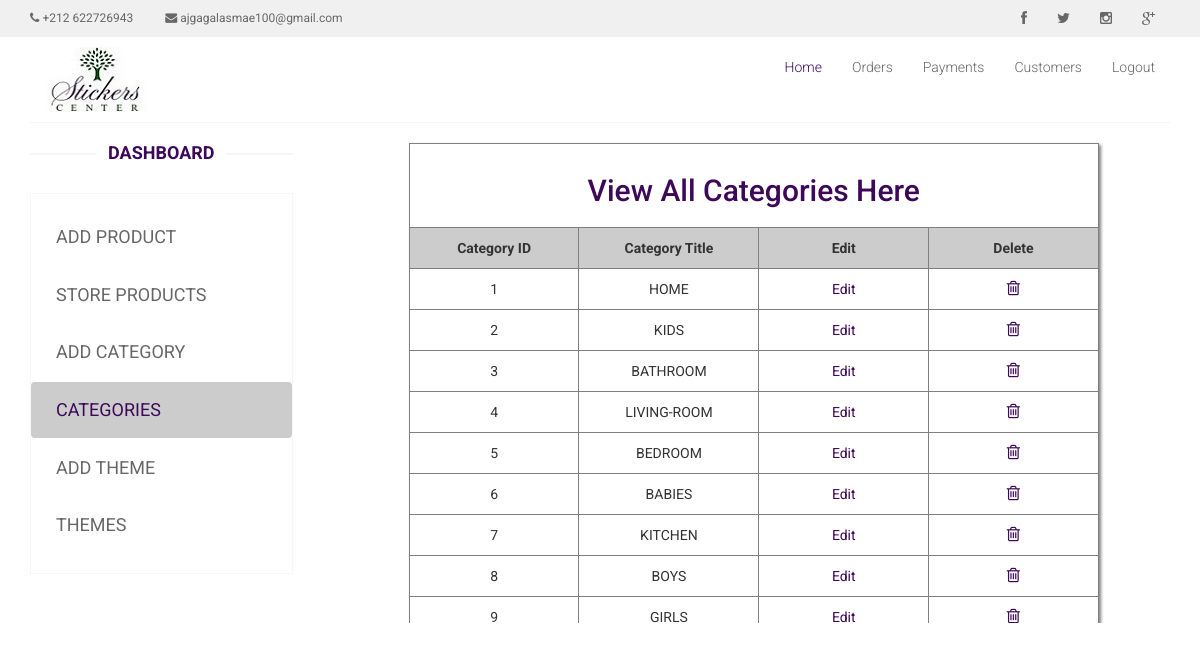
The page /admin_area/index.php?view_cats (signed in) on the database its author committed.
### tables this page shows
CREATE TABLE `categories` (
  `cat_id` int(11) NOT NULL,
  `cat_title` text NOT NULL
);

### admin_area/view_cats.php (the view, shortened to what this page needs)
<div class="scrollable-table">
    <table width="795" align="center" bgcolor="pink">
        <tr align="center">
            <td colspan="6">
                <h2>View All Categories Here</h2>
            </td>
        </tr>
        <tr align="center" bgcolor="#cccccc">
            <th>Category ID</th>
            <th>Category Title</th>
            <th>Edit</th>
            <th>Delete</th>
        </tr>
        <?php
	include("includes/db.php");
	$get_cat = "select * from categories";
	$run_cat = mysqli_query($con, $get_cat);
	while ($row_cat=mysqli_fetch_array($run_cat)){
		$cat_id = $row_cat['cat_id'];
		$cat_title = $row_cat['cat_title'];
	?>
        <tr align="center">
            <td><?php echo $cat_id;?></td>
            <td><?php echo $cat_title;?></td>
            <td><a href="index.php?edit_cat=<?php echo $cat_id; ?>">Edit</a></td>
            <td><a href="delete_category.php?delete_cat=<?php echo $cat_id;?>"><i class="fa fa-trash-o"
                        aria-hidden="true"></i></a></td>
        </tr>
        <?php } ?>
    </table>
</div>

### css/main.css (style rules this page uses)
body { font-family: 'Roboto', sans-serif; position: relative; font-weight: 400px; }
a { -webkit-transition: 300ms; transition: 300ms; }
h1, h2, h3, h4, h5, h6 { font-family: 'Roboto', sans-serif; }

### admin_area/view_cats.php (style rules this page uses)
table { width: 80%; border-collapse: collapse; margin: 20px auto; box-shadow: 2px 2px 3px gray; }
td, th { border: 1px solid gray; padding: 10px; text-align: center; width: 12.5%; }
h2 { color: #3D0859; }
a { color: #3D0859; }
.scrollable-table { height: 500px; overflow-y: scroll; }
.fa-trash-o { font-size: larger; }

### rows shown on the page
categories: cat_id "1", cat_title "HOME"
categories: cat_id "2", cat_title "KIDS"
categories: cat_id "3", cat_title "BATHROOM"
categories: cat_id "4", cat_title "LIVING-ROOM"
categories: cat_id "5", cat_title "BEDROOM"
categories: cat_id "6", cat_title "BABIES"
categories: cat_id "7", cat_title "KITCHEN"
categories: cat_id "8", cat_title "BOYS"
categories: cat_id "9", cat_title "GIRLS"
